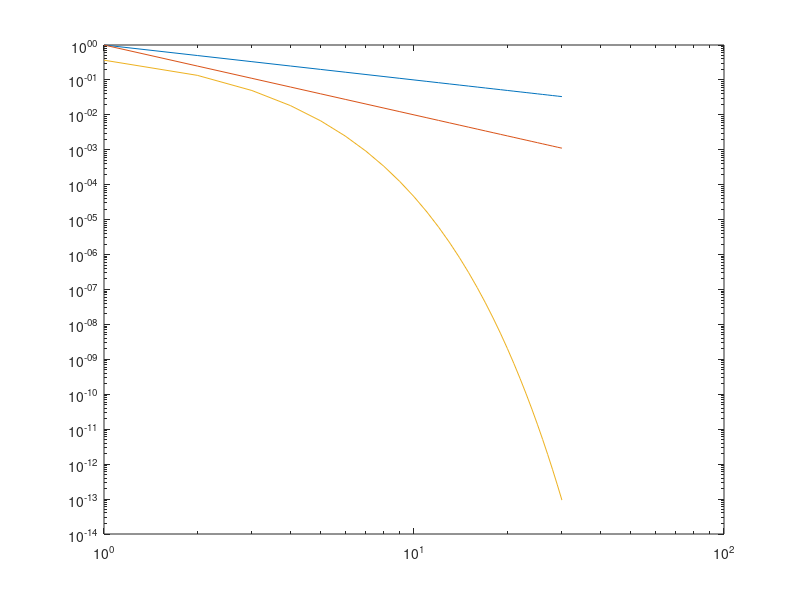

Reproduce this figure in MATLAB. (Note: this script raises an error after producing the figure.)
dimensions = [10, 100, 1000, 10000];
figure

loglog(1 ./ (1:30));
hold on
loglog(1 ./ ((1:30).^2));
loglog(1 ./ exp(1:30));
for i = 1:length(dimensions)
dimension = dimensions(i);
A = random_adjacency_matrix(dimension);
G = google_matrix(A, 0.85);
[eigenvalue, eigenvector, errors] = vector_iteration(G);
loglog(errors);
end
legend('1/k', '1/exp(k)', 'N=10', 'N=100', 'N=1000', 'N=10000');
xlim([2 50]);
hold off